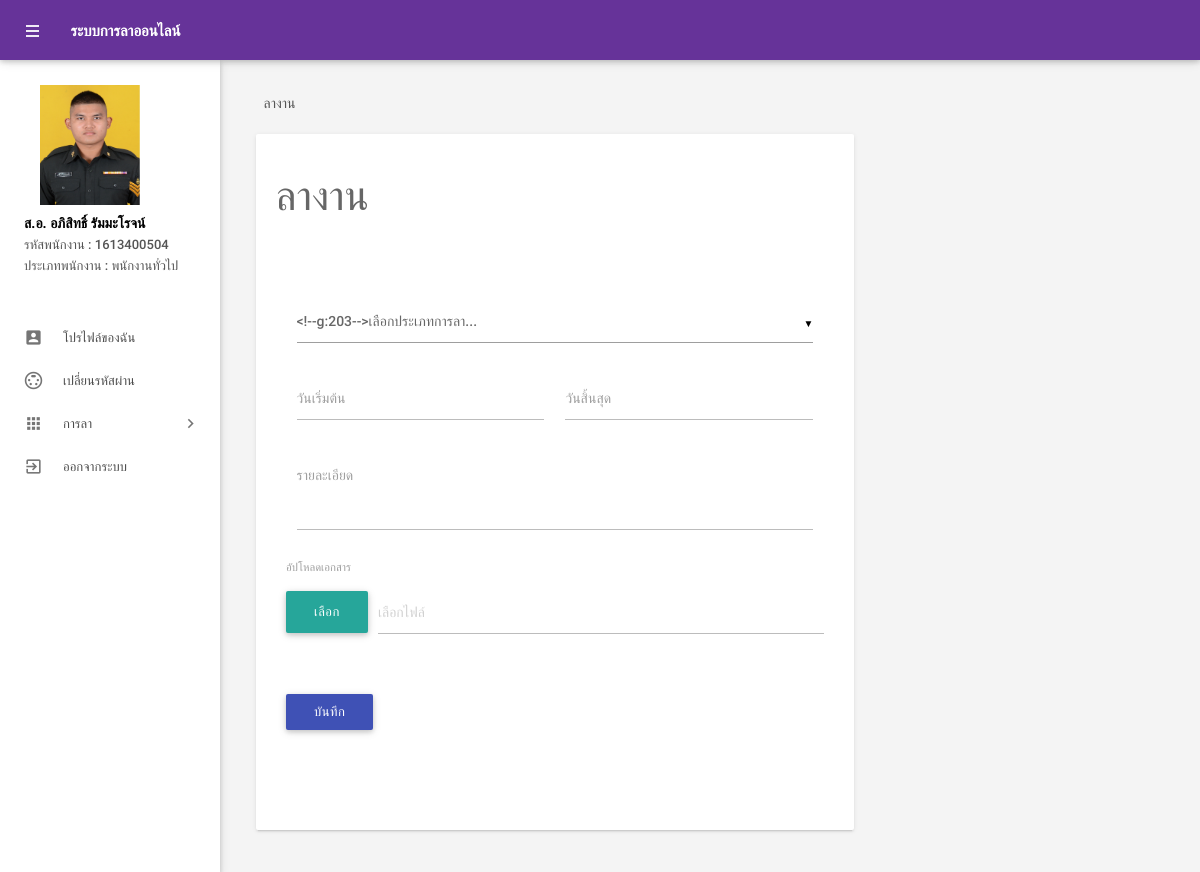
The page /apply-leave.php (signed in) on the database its author committed.
### tables this page shows
CREATE TABLE `tblemployees` (
  `id` int(11) NOT NULL,
  `EmpId` varchar(100) NOT NULL,
  `Prefix` varchar(100) NOT NULL,
  `FirstName` varchar(150) NOT NULL,
  `LastName` varchar(150) NOT NULL,
  `EmailId` varchar(200) NOT NULL,
  `Password` varchar(180) NOT NULL,
  `Gender` enum('ชาย','หญิง','อื่นๆ') NOT NULL,
  `Dob` varchar(100) NOT NULL,
  `Department` varchar(255) NOT NULL,
  `Address` varchar(255) NOT NULL,
  `provinces` varchar(200) NOT NULL,
  `amphures` varchar(100) NOT NULL,
  `districts` varchar(150) NOT NULL,
  `zip_code` text NOT NULL,
  `Phonenumber` char(11) NOT NULL,
  `Status` int(1) NOT NULL,
  `Type_Employee` enum('พนักงานทั่วไป','แอดมิน') NOT NULL,
  `RegDate` timestamp NOT NULL DEFAULT current_timestamp()
);

CREATE TABLE `picture` (
  `id` int(11) NOT NULL,
  `path` text NOT NULL,
  `eid` int(11) NOT NULL
);

### apply-leave.php (the view, shortened to what this page needs)
<?php
include('includes/config.php');
if (strlen($_SESSION['emplogin']) == 0) {
    header('location:index.php');
} else {
?>
<!DOCTYPE html>
<html lang="th">
<head>
    <link type="text/css" rel="stylesheet" href="assets/plugins/materialize/css/materialize.min.css" />
    <link href="assets/plugins/material-preloader/css/materialPreloader.min.css" rel="stylesheet">
    <link href="assets/css/alpha.min.css" rel="stylesheet" type="text/css" />
    <link href="assets/css/custom.css" rel="stylesheet" type="text/css" />
</head>
<body>
    <?php include('includes/header.php'); ?>
    <?php include('includes/sidebar.php'); ?>
    <main class="mn-inner">
        <div class="row">
            <div class="col s12">
                <div class="page-title">ลางาน</div>
            </div>
            <div class="col s12 m12 l8">
                <div class="card">
                    <div class="card-content">
                        <form id="example-form" method="post" name="addleave" enctype="multipart/form-data">
                            <div>
                                <h3>ลางาน</h3>
                                <section>
                                    <div class="wizard-content">
                                        <div class="row">
                                            <div class="col m12">
                                                <div class="row">
                                                    <div class="input-field col  s12">
                                                            <?php $sql = "SELECT  LeaveType from tblleavetype";
                                                                $query = $dbh->prepare($sql);
                                                                $query->execute();
                                                                $results = $query->fetchAll(PDO::FETCH_OBJ);
                                                                if ($query->rowCount() > 0) {
                                                                    foreach ($results as $result) {   ?>
                                                            <?php print_r($sql);
                                                                    }
                                                                } ?>
                                                    </div>
                                                    <div class="input-field col m6 s12">
                                                        <label for="fromdate">วันเริ่มต้น</label>
                                                        <input placeholder="" id="fromdate" name="fromdate"
                                                            class="datepicker" type="date" required>
                                                    </div>
                                                    <div class="input-field col m6 s12">
                                                        <label for="todate">วันสิ้นสุด</label>
                                                        <input placeholder="" id="todate" name="todate"
                                                            class="datepicker" type="date" required>
                                                    </div>
                                                    <div class="input-field col m12 s12">
                                                        <label for="birthdate">รายละเอียด</label>
                                                        <textarea id="textarea1" name="description"
                                                            class="materialize-textarea" length="500"
                                                            required></textarea>
                                                    </div>
                                                    <div class="row">
                                                        <label for="picture">อัปโหลดเอกสาร</label>
                                                        <div class="file-field input-field">
                                                            <div class="btn">
                                                                <span>เลือก</span>
                                                            </div>
                                                            <div class="file-path-wrapper">
                                                                <input class="file-path validate" type="text"
                                                                    placeholder="เลือกไฟล์" />
                                                            </div>
                                                        </div>
                                                    </div>
                                                </div>
                                                <button type="submit" name="apply" id="apply"
                                                    class="waves-effect waves-light btn indigo m-b-xs">บันทึก</button>
                                            </div>
                                        </div>
                                </section>
                            </div>
                        </form>
                    </div>
                </div>
            </div>
        </div>
    </main>
    </div>
    <div class="left-sidebar-hover"></div>
</body>
</html>
<?php } ?>

### includes/sidebar.php (shortened to what this page needs)
<aside id="slide-out" class="side-nav white fixed">
    <div class="side-nav-wrapper">
        <div class="sidebar-profile">
            <div class="sidebar-profile-image">
                <?php
                   $eid = $_SESSION['eid'];
                   $sql2 = "SELECT * from  tblemployees left join picture on picture.eid = tblemployees.id where tblemployees.id  =:eid";
                   $query2 = $dbh->prepare($sql2);
                   $query2->bindParam(':eid', $eid, PDO::PARAM_STR);
                   $query2->execute();
                   $results2 = $query2->fetch(PDO::FETCH_ASSOC);
                   if (!is_null($results2['path'])) {
                       $image_src = (isset($_SERVER['HTTPS']) && $_SERVER['HTTPS'] === 'on' ? "https" : "http") . "://$_SERVER[HTTP_HOST]/elms/images/" . $results2['path'];
                   } else {
                       $image_src = (isset($_SERVER['HTTPS']) && $_SERVER['HTTPS'] === 'on' ? "https" : "http") . "://$_SERVER[HTTP_HOST]/elms/images/default.png";
                   }
                   ?>
                <a
                    href="admin/form-images.php?eid=<?= $_SESSION['eid'] ?>&redirecturl=<?= (isset($_SERVER['HTTPS']) && $_SERVER['HTTPS'] === 'on' ? "https" : "http") . "://$_SERVER[HTTP_HOST]$_SERVER[REQUEST_URI]"; ?>"><img
                        src="<?= $image_src  ?>"  alt=""></a>
            </div>
            <div class="sidebar-profile-info">
                <?php
                   $eid = $_SESSION['eid'];
                   $sql = "SELECT FirstName,LastName,EmpId,Type_Employee,Prefix from  tblemployees where id=:eid";
                   $query = $dbh->prepare($sql);
                   $query->bindParam(':eid', $eid, PDO::PARAM_STR);
                   $query->execute();
                   $results = $query->fetchAll(PDO::FETCH_OBJ);
                   if ($query->rowCount() > 0) {
                       foreach ($results as $result) {               ?>
                <p><?php echo htmlentities($result->Prefix . " " . $result->FirstName . " " . $result->LastName); ?>
                </p>
                <span>รหัสพนักงาน : </span><span><?php echo htmlentities($result->EmpId) ?></span> <br>
                <span>ประเภทพนักงาน : <?php echo htmlentities($result->Type_Employee) ?></span>
                <?php }
                   } ?>
            </div>
        </div>
        <ul class="sidebar-menu collapsible collapsible-accordion" data-collapsible="accordion">
            <li class="no-padding"><a class="waves-effect waves-grey" href="myprofile.php"><i
                        class="material-icons">account_box</i>โปรไฟล์ของฉัน</a></li>
            <li class="no-padding"><a class="waves-effect waves-grey" href="emp-changepassword.php"><i
                        class="material-icons">settings_input_svideo</i>เปลี่ยนรหัสผ่าน</a></li>
            <li class="no-padding">
                <a class="collapsible-header waves-effect waves-grey"><i class="material-icons">apps</i>การลา<i
                        class="nav-drop-icon material-icons">keyboard_arrow_right</i></a>
            </li>
            <li class="no-padding">
                <a class="waves-effect waves-grey" href="logout.php"><i
                        class="material-icons">exit_to_app</i>ออกจากระบบ</a>
            </li>
        </ul>
    </div>
</aside>

### rows shown on the page
tblemployees: picture.path (picture), Prefix+FirstName+LastName "ส.อ. อภิสิทธิ์ รัมมะโรจน์", EmpId "1613400504", Type_Employee "พนักงานทั่วไป"
